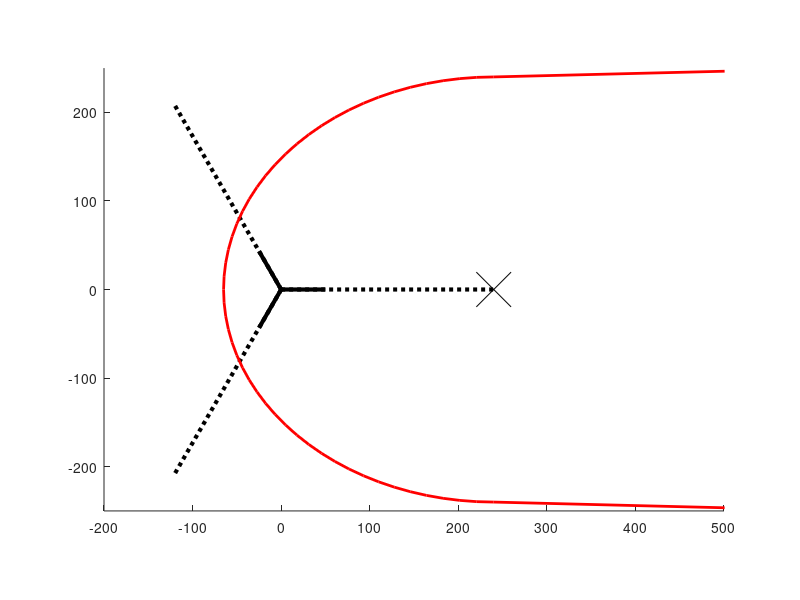

This chart was generated by the following MATLAB code: (Note: this script raises an error after producing the figure.)
%==========================================================================
% Název souboru:    vz_kon_b.m
% Autor:            Vít Fousek
% Datum:            15. 11. 2026
% Popis:
%       Základní princip, na kterém zakládám detekci kolize vzdáleností
%       koncových bodů deltabotů.
%==========================================================================

clc, close all, clear variables

% Parametry deltabota
l_base = 240;
l_efekrot = 50;

% Vypocet pro zakladnu deltabota
r = [l_base*cosd(120), l_base*sind(120);
    l_base*cosd(120), -l_base*sind(120);
    l_base, 0];
% Vypocet pro efektor deltabota
e = [l_efekrot*cosd(120), l_efekrot*sind(120);
    l_efekrot*cosd(120), -l_efekrot*sind(120);
    l_efekrot, 0];

fig = figure;
hold on
axis('equal')
axis([-200 500 -250 250])

% Vykresleni deltabota
l_r = plot([0, r(1,1)], [0, r(1,2)], 'k', 'LineStyle',':','LineWidth',3);
    plot([0, r(2,1)], [0, r(2,2)], 'k', 'LineStyle',':','LineWidth',3);
    plot([0, r(3,1)], [0, r(3,2)], 'k', 'LineStyle',':','LineWidth',3);
l_e = plot([0, e(1,1)], [0, e(1,2)], 'k','LineWidth',3);
    plot([0, e(2,1)], [0, e(2,2)], 'k','LineWidth',3);
    plot([0, e(3,1)], [0, e(3,2)], 'k','LineWidth',3);
% % Vypocet bezpecne vzdalenosti okolo efektrou
% r = l_efekrot + 10;
% th = 0:pi/50:2*pi;
% x_c = r*cos(th);
% y_c = r*sin(th);
% % Vypocet bezpecne oblasti za efektorem deltabotu
% x = 0:1:200;
% y = 0.5*x+200;
% % Vykresleni primek limitu
% plot(x_c,y_c, 'r');
% plot(x,y,'r');
% plot(x,-y,'r');
% plot([-60, -60], [-50, 50], 'r', 'LineWidth', 0.5)
% a = 2.5;
% b = 200;
% fplot(@(x) a*x + b, [-60, 0], 'LineWidth', 0.5, 'Color', 'r');
% fplot(@(x) -a*x - b, [-60, 0], 'LineWidth', 0.5, 'Color', 'r');


% Elipsa Ohnisko v [0,0]

elipsa_S = [l_base,0];             % stred posunut na kraj konstrukce
r_min = 65;                     % vzdalenost bodu efektoru k elipse v hlavni ose
a = r_min + elipsa_S(1);
b = l_base;
t = pi/2:pi/50:3*pi/2;
elipsa = [elipsa_S(1) + a*cos(t); elipsa_S(2) + b*sin(t)];
l_el = plot(elipsa(1,:),elipsa(2,:), 'LineWidth',2,'Color','r');
l_elS = plot(elipsa_S(1),elipsa_S(2),'Color','k','LineStyle','none','Marker','x','MarkerSize',25);

% 1 = (x-m)^2/a^2 + (y-n)^2/b^2

pos = find(abs(elipsa(1,:) - elipsa_S(1)) < 1e-9);
dx = elipsa(1,pos(2)) - elipsa(1,pos(2)-1);
dy = elipsa(2,pos(2)) - elipsa(2,pos(2)-1);
smer = abs(dy/dx);
offset = elipsa(2,pos(1)) - smer*elipsa(1,pos(1));
X_k = [elipsa_S(1), elipsa_S(1)+a];
Y_k = [elipsa(2,pos(1)),0];
Y_k(2) = smer*X_k(2) + offset;

plot(X_k,Y_k, 'LineWidth',2,'Color','r')
plot(X_k,-Y_k, 'LineWidth',2,'Color','r')

[X,Y] = meshgrid(-300:2:600,-300:2:300);
p = zeros(size(Y,1),size(X,2));
for i = 1:size(X,2)
    for j = 1:size(Y,1)
        if X(1,i)<elipsa_S(1)
            if (X(1,i)-elipsa_S(1))^2/(a^2) + ((Y(j,1)-elipsa_S(2))^2)/(b^2) > 1
                p(j,i) = true;
            else
                p(j,i) = false;
            end
        else 
            if abs(Y(j,1)) > smer*X(1,i) + offset
                p(j,i) = true;
            else
                p(j,i) = false;
            end
        end
    end
end

% 1 = (x-m)^2/a^2 + (y-n)^2/b^2         % rovnice elipsy
% p = ((X-elipsa_S(1)).^2)/(a^2) + ((Y-elipsa_S(2)).^2)/(b^2) > 1;
p = double(p);
colormap([1,0,0; 0,1,0]);
clim([0,1])
surf(X,Y,p,'EdgeColor', 'none', 'FaceAlpha', 0.3)

legend([l_r,l_e,l_el,l_elS],{'Konstrukce os','Efektor','Limit povolené pozice','Střed elipsy'})

exportgraphics(fig, 'limit.pdf', 'ContentType', 'vector');
